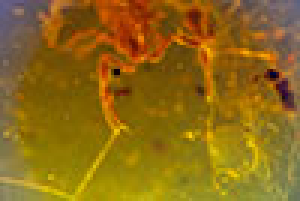
#> input picture examples/input/img-exif/0000.jpg, 100 x 67 px (shown 3 times larger)
$ python -i sharpen.py   (imports and definitions only)
#> lines starting #> are read from the running program, lines starting #| are printed output that depends on the picture
#> further down, picture is the input picture: shape (67, 100, 3); mean B, G, R 21.9, 105.8, 142.5
# pylint: disable=C0114, C0116, E1101
import cv2
import numpy as np


def unsharp_mask(image, radius=1.0, amount=1.0, threshold=0.0):
#> called with radius = 1, amount = 1, threshold = 0
    if image.dtype == np.uint16:
        threshold = threshold * 256
    blurred = cv2.GaussianBlur(image, (0, 0), radius)
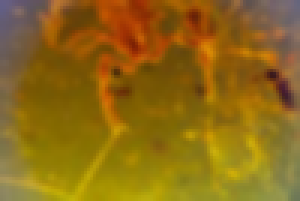
#> blurred: shape (67, 100, 3) (shown 3 times larger); mean B, G, R 21.9, 105.8, 142.6
    if threshold == 0:
        sharpened = cv2.addWeighted(image, 1.0 + amount, blurred, -amount, 0)
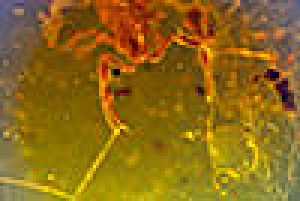
#> sharpened: shape (67, 100, 3) (shown 3 times larger); mean B, G, R 22.9, 105.9, 142.4
    else:
        sharpened_base = cv2.addWeighted(image, 1.0 + amount, blurred, -amount, 0)
        image_float = image.astype(np.float32)
        blurred_float = blurred.astype(np.float32)
        diff = image_float - blurred_float
        mask = np.abs(diff) > threshold
        sharpened = np.where(mask, sharpened_base, image)
    return sharpened

>>> import cv2
>>> picture = cv2.imread('../../../examples/input/img-exif/0000.jpg')
>>> result = unsharp_mask(picture)
